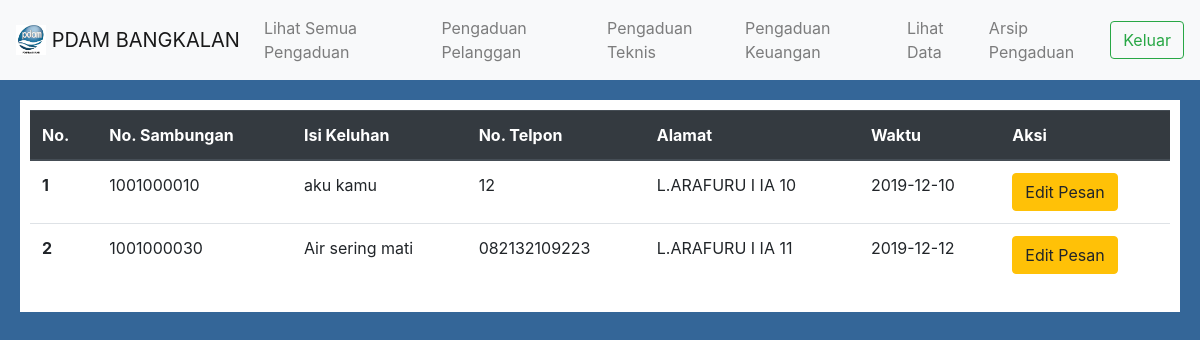
Page /index.php/welcome/arsip on the committed database.
### tables this page shows
CREATE TABLE `riwayat_keluhan` (
  `No_R` int(11) NOT NULL,
  `Pelanggan` varchar(50) NOT NULL,
  `Keluhan` varchar(200) NOT NULL,
  `Waktu` date NOT NULL,
  `Bagian_Pengaduan` int(11) NOT NULL,
  `NO_HP` varchar(13) NOT NULL,
  `status` varchar(1) NOT NULL
);

CREATE TABLE `pelanggan` (
  `No_Sambungan` varchar(50) NOT NULL,
  `Nama` varchar(50) NOT NULL,
  `Alamat` varchar(50) NOT NULL
);

### application/controllers/Welcome.php (called while the page is built, shortened)
<?php
class Welcome extends CI_Controller {
	function __construct(){
		$this->load->model('m_login');
	}
	public function arsip()
	{
		$data['data'] = $this->m_login->tampil_data_all_keluhan();
		$this->load->view('arsip',$data);
	}
}

### index.php (called while the page is built, shortened)
<?php
require_once BASEPATH.'core/CodeIgniter.php';

### application/models/M_login.php (called while the page is built, shortened)
<?php
	class M_login extends CI_Model{
      	function tampil_data_all_keluhan(){
			$this->db->select('p.No_Sambungan,r.Keluhan,r.Waktu,p.Alamat,p.Nama,r.NO_HP,r.Bagian_Pengaduan,r.No_R');
		  	$this->db->from('riwayat_keluhan r');
      		$this->db->join('pelanggan p ', 'r.Pelanggan=p.No_Sambungan');
      		$query = $this->db->get();
      		return $query->result();
      	}
	}
?>

### application/views/arsip.php (the view, shortened to what this page needs)
<!DOCTYPE html>
<html>
  <head>
    <link href="<?php echo base_url()?>/assets/bootstrap/css/bootstrap.min.css" rel="stylesheet" type="text/css" />
  </head>
  <body style="background: #346698">
    <nav class="navbar navbar-expand-lg navbar-light bg-light">
       <a class="navbar-brand" href="#">
        <img src="<?php echo base_url()?>/assets/gambar/logo.jpg" width="30" height="30" class="d-inline-block align-top" alt=""> PDAM BANGKALAN
      </a>
      <div class="collapse navbar-collapse" id="navbarSupportedContent">
        <ul class="navbar-nav mr-auto">
          <li class="nav-item">
            <a class="nav-link" href="<?php echo base_url()?>index.php/Welcome/admin">Lihat Semua Pengaduan</a>
          </li>
          <li class="nav-item">
            <a class="nav-link" href="<?php echo base_url()?>index.php/Welcome/Pelanggan">Pengaduan Pelanggan</a>
          </li>
          <li class="nav-item">
            <a class="nav-link" href="<?php echo base_url()?>index.php/Welcome/Teknis">Pengaduan Teknis</a>
          </li>
          <li class="nav-item">
            <a class="nav-link" href="<?php echo base_url()?>index.php/Welcome/Keuangan">Pengaduan Keuangan</a>
          </li>
          <li class="nav-item">
            <a class="nav-link" href="<?php echo base_url()?>index.php/Welcome/lihatdata">Lihat Data</a>
          </li>
          <li class="nav-item">
            <a class="nav-link" href="<?php echo base_url()?>index.php/Welcome/arsip">Arsip Pengaduan</a>
          </li>
        </ul>
        <form class="form-inline my-2 my-lg-0" methof="POST" action="<?php echo base_url()?>index.php/Welcome/index">
          <button class="btn btn-outline-success my-2 my-sm-0" type="submit">Keluar</button>
        </form>
      </div>
    </nav>
    <div style="background:white;margin:20px;padding:10px">
      <table class="table">
        <thead class="thead-dark">
          <tr>
            <th scope="col">No.</th>
            <th scope="col">No. Sambungan</th>
            <th scope="col">Isi Keluhan</th>
            <th scope="col">No. Telpon</th>
            <th scope="col">Alamat</th>
            <th scope="col">Waktu</th>
            <th scope="col">Aksi</th>
          </tr>
        </thead>
        <tbody>
          <?php
            $no = 0;
            foreach($data as $u){
                $no++;
                echo'<tr>
                  <th scope="row">'.$no.'</th>
                  <td>'.$u->No_Sambungan.'</td>
                  <td>'.$u->Keluhan.'</td>
                  <td>'.$u->NO_HP.'</td>
                  <td>'.$u->Alamat.'</td>
                  <td>'.$u->Waktu.'</td>
                  <td><a class="btn btn-warning" href=" '.base_url().'index.php/Welcome/editPesan/'.$u->No_R.' ">Edit Pesan</a></td>
                </tr>';
            }
          ?>
        </tbody>
      </table>
    </div>
  </body>
</html>

### rows in the picture
riwayat_keluhan: pelanggan.No_Sambungan "1001000010", Keluhan "aku kamu", NO_HP "12", pelanggan.Alamat "L.ARAFURU I IA 10", Waktu "2019-12-10"
riwayat_keluhan: pelanggan.No_Sambungan "1001000030", Keluhan "Air sering mati", NO_HP "082132109223", pelanggan.Alamat "L.ARAFURU I IA 11", Waktu "2019-12-12"
